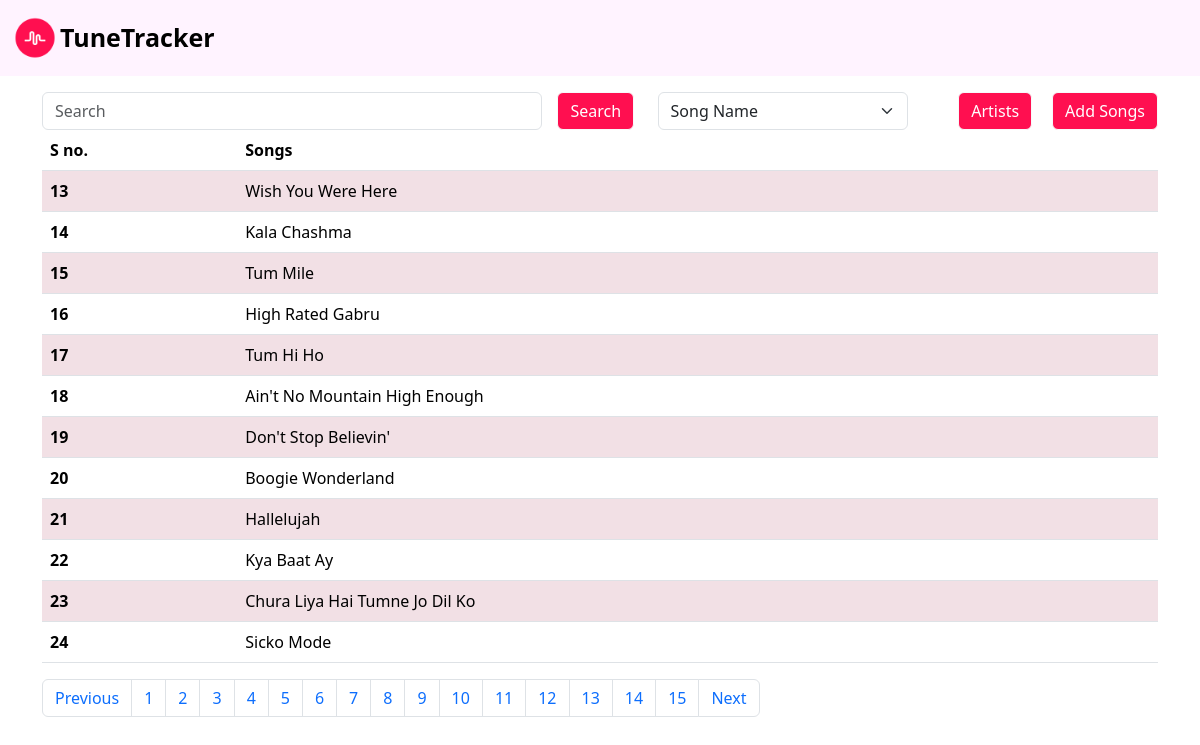
Screenshot of /?page=2 with the database file from the repository.
### TuneTracker/models.py (models this page shows, shortened)
class Song(models.Model):
    title = models.CharField(max_length=100)
    artist = models.ForeignKey(Artist, on_delete=models.CASCADE, null=True, related_name='songs', db_column='artist_id')

### TuneTracker/views.py (the view)
# urls.py: path('', list_of_songs, name="list_of_songs"),
def list_of_songs(request):
    if request.GET.get('optionFilter'):
        optionFilter = request.GET.get('optionFilter')
    queryset = Song.objects.all()
    search = ''
    if request.GET.get('search'):
        search = request.GET.get('search')
        lookup = {f"{optionFilter}__startswith": search}
        query = Q(**lookup)
        queryset = queryset.filter(query)
    paginator = Paginator(queryset, 12)  # Show 15 songs per page.
    a = math.ceil(len(queryset)/12)
    page_number = request.GET.get("page",1)
    page_obj = paginator.get_page(page_number)
    return render(request, "song_list.html", {'queryset' : page_obj, "range": range(a), "search" : search})

### TuneTracker/templates/song_list.html (shortened to what this page needs)
{% extends "base.html"%}
{% block start %}
<div class = "container mt-3">
  <form id="searchForm" method="GET">
    <div style="display: flex; align-items: center; justify-content: space-between;">
        <span style="flex: 2;">
            <input class="form-control" value="{{search}}" name="search" placeholder="Search">
        </span>
        <span style="flex: 0.4; margin-left: 15px">
            <button type="submit" style="background-color: #ff0f50; color: white;" class="btn btn-light">Search</button>
        </span>
        <span style="flex: 1; width: 200px;">
            <select class="form-select" aria-label="Default select example" name="optionFilter" style="width: 100%;">
                <option selected value="title">Song Name</option>
            </select>
        </span>
        <span style="flex: 1; margin-left: auto; display: flex; align-items: center;">
            <button style="background-color: #ff0f50; color: white; margin-left: auto;" class="btn btn-light" onclick=redirectToArtist(event)>Artists</button>
            <button style="background-color: #ff0f50; color: white; margin-left: 20px;" class="btn btn-light" onclick=redirectToAddSongs(event)>Add Songs</button>
        </span>
    </div>
</form>
  <table class="table table-striped table-hover">
    <thead>
        <tr>
            <th scope="col">S no.</th>
            <th scope="col">Songs</th>
        </tr>
    </thead>
    <tbody>
        {% for song in queryset %}
        <tr class="table-row" data-href="{% url 'song_details' song.id %}">
            <th scope="row">{{ queryset.start_index|add:forloop.counter0 }}</th>
            <td>{{ song.title }}</td>
        </tr>
        {% endfor %}
    </tbody>
</table>
  <nav aria-label="Page navigation example">
      <ul class="pagination">
      {% if queryset.has_previous %}
        <li class="page-item"><a class="page-link" href="?page={{ queryset.previous_page_number }}">Previous</a></li>
      {% endif %}
      {% for i in range %}
        <li class="page-item"><a class="page-link" href="?page={{ i|add:1 }}">{{ i|add:1 }}</a></li>
      {% endfor %}
      {% if queryset.has_next %}
        <li class="page-item"><a class="page-link" href="?page={{ queryset.next_page_number }}">Next</a></li>
      {% endif %}
      </ul>
    </nav>
</div>
{% endblock %}

### TuneTracker/static/style1.css (style rules this page uses)
.table-row { cursor: pointer; transition: background-color 0.3s; }
.table-striped>tbody>tr:nth-child(odd)>td, .table-striped>tbody>tr:nth-child(odd)>th { background-color: #ff0f5014; }

### rows the page displays
Song: start_index|add "13", title "Wish You Were Here"
Song: start_index|add "14", title "Kala Chashma"
Song: start_index|add "15", title "Tum Mile"
Song: start_index|add "16", title "High Rated Gabru"
Song: start_index|add "17", title "Tum Hi Ho"
Song: start_index|add "18", title "Ain't No Mountain High Enough"
Song: start_index|add "19", title "Don't Stop Believin'"
Song: start_index|add "20", title "Boogie Wonderland"
Song: start_index|add "21", title "Hallelujah"
Song: start_index|add "22", title "Kya Baat Ay"
Song: start_index|add "23", title "Chura Liya Hai Tumne Jo Dil Ko"
Song: start_index|add "24", title "Sicko Mode"

### other values shown
{{ i|add:1 }} "1" "2" "3" "4" "5" "6" "7" "8" "9" "10" "11" "12" "13" "14" "15"
